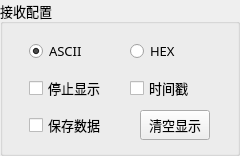
      <widget class="QGroupBox" name="receiveGroupBox">
       <property name="minimumSize">
        <size>
         <width>240</width>
         <height>156</height>
        </size>
       </property>
       <property name="maximumSize">
        <size>
         <width>190</width>
         <height>156</height>
        </size>
       </property>
       <property name="font">
        <font>
         <family>HarmonyOS Sans SC</family>
         <pointsize>10</pointsize>
        </font>
       </property>
       <property name="title">
        <string>接收配置</string>
       </property>
       <layout class="QVBoxLayout" name="verticalLayout_2">
        <item>
         <layout class="QHBoxLayout" name="receiveDisplayFormatHorizontalLayout">
          <item>
           <widget class="QRadioButton" name="receiveAsciiRadioButton">
            <property name="minimumSize">
             <size>
              <width>80</width>
              <height>30</height>
             </size>
            </property>
            <property name="maximumSize">
             <size>
              <width>80</width>
              <height>30</height>
             </size>
            </property>
            <property name="font">
             <font>
              <family>HarmonyOS Sans SC</family>
              <pointsize>10</pointsize>
             </font>
            </property>
            <property name="tabletTracking">
             <bool>false</bool>
            </property>
            <property name="text">
             <string>ASCII</string>
            </property>
            <property name="checked">
             <bool>true</bool>
            </property>
           </widget>
          </item>
          <item>
           <widget class="QRadioButton" name="receiveHexRadioButton">
            <property name="minimumSize">
             <size>
              <width>80</width>
              <height>30</height>
             </size>
            </property>
            <property name="maximumSize">
             <size>
              <width>80</width>
              <height>30</height>
             </size>
            </property>
            <property name="font">
             <font>
              <family>HarmonyOS Sans SC</family>
              <pointsize>10</pointsize>
             </font>
            </property>
            <property name="text">
             <string>HEX</string>
            </property>
           </widget>
          </item>
         </layout>
        </item>
        <item>
         <layout class="QHBoxLayout" name="receiveModeHorizontalLayout">
          <item>
           <widget class="QCheckBox" name="receiveStopDisplayCheckBox">
            <property name="minimumSize">
             <size>
              <width>80</width>
              <height>30</height>
             </size>
            </property>
            <property name="maximumSize">
             <size>
              <width>80</width>
              <height>30</height>
             </size>
            </property>
            <property name="font">
             <font>
              <family>HarmonyOS Sans SC</family>
              <pointsize>10</pointsize>
             </font>
            </property>
            <property name="text">
             <string>停止显示</string>
            </property>
            <property name="checked">
             <bool>false</bool>
            </property>
           </widget>
          </item>
          <item>
           <widget class="QCheckBox" name="receiveAddTimestampCheckBox">
            <property name="minimumSize">
             <size>
              <width>80</width>
              <height>30</height>
             </size>
            </property>
            <property name="maximumSize">
             <size>
              <width>80</width>
              <height>30</height>
             </size>
            </property>
            <property name="font">
             <font>
              <family>HarmonyOS Sans SC</family>
              <pointsize>10</pointsize>
             </font>
            </property>
            <property name="text">
             <string>时间戳</string>
            </property>
           </widget>
          </item>
         </layout>
        </item>
        <item>
         <layout class="QHBoxLayout" name="receiveModeHorizontalLayout_2">
          <item>
           <widget class="QCheckBox" name="receiveDataSaveToFileCheckBox">
            <property name="minimumSize">
             <size>
              <width>90</width>
              <height>30</height>
             </size>
            </property>
            <property name="maximumSize">
             <size>
              <width>90</width>
              <height>30</height>
             </size>
            </property>
            <property name="font">
             <font>
              <family>HarmonyOS Sans SC</family>
              <pointsize>10</pointsize>
             </font>
            </property>
            <property name="text">
             <string>保存数据</string>
            </property>
           </widget>
          </item>
          <item>
           <widget class="QPushButton" name="receiveClearDataPushButton">
            <property name="enabled">
             <bool>true</bool>
            </property>
            <property name="minimumSize">
             <size>
              <width>70</width>
              <height>30</height>
             </size>
            </property>
            <property name="maximumSize">
             <size>
              <width>70</width>
              <height>30</height>
             </size>
            </property>
            <property name="font">
             <font>
              <family>HarmonyOS Sans SC</family>
              <pointsize>10</pointsize>
             </font>
            </property>
            <property name="text">
             <string>清空显示</string>
            </property>
           </widget>
          </item>
         </layout>
        </item>
       </layout>
      </widget>
